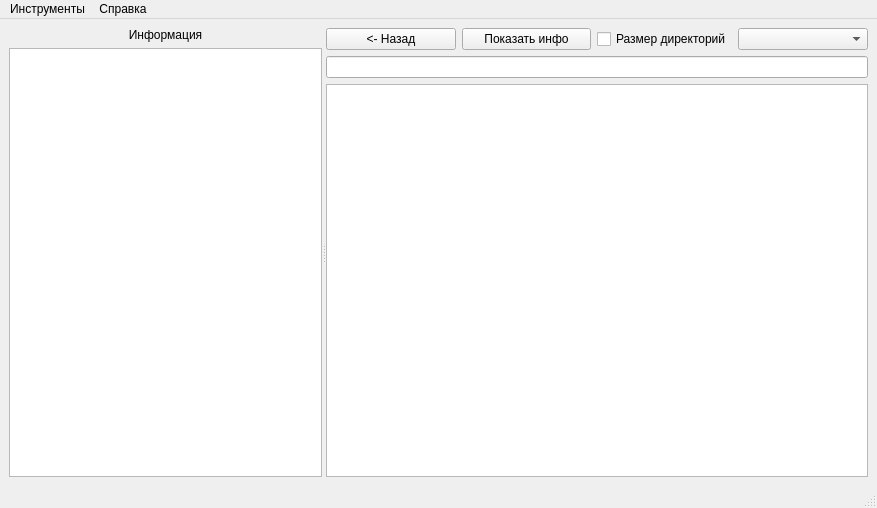
<?xml version="1.0" encoding="UTF-8"?>
<ui version="4.0">
 <class>MainWindow</class>
 <widget class="QMainWindow" name="MainWindow">
  <property name="geometry">
   <rect>
    <x>0</x>
    <y>0</y>
    <width>877</width>
    <height>508</height>
   </rect>
  </property>
  <property name="windowTitle">
   <string>MainWindow</string>
  </property>
  <widget class="QWidget" name="centralwidget">
   <property name="sizePolicy">
    <sizepolicy hsizetype="Expanding" vsizetype="Expanding">
     <horstretch>0</horstretch>
     <verstretch>0</verstretch>
    </sizepolicy>
   </property>
   <layout class="QHBoxLayout" name="horizontalLayout">
    <item>
     <widget class="QSplitter" name="splitter">
      <property name="orientation">
       <enum>Qt::Horizontal</enum>
      </property>
      <widget class="QWidget" name="verticalLayoutWidget">
       <layout class="QVBoxLayout" name="verticalLayout">
        <item>
         <widget class="QLabel" name="info_label">
          <property name="text">
           <string>Информация</string>
          </property>
          <property name="alignment">
           <set>Qt::AlignCenter</set>
          </property>
         </widget>
        </item>
        <item>
         <widget class="QTableView" name="tableView"/>
        </item>
       </layout>
      </widget>
      <widget class="QWidget" name="gridLayoutWidget">
       <layout class="QGridLayout" name="gridLayout_2" columnstretch="0,0,0,0">
        <item row="3" column="0" colspan="4">
         <widget class="QListView" name="listView"/>
        </item>
        <item row="0" column="3">
         <widget class="QComboBox" name="storages_box">
          <property name="editable">
           <bool>false</bool>
          </property>
          <property name="currentText">
           <string/>
          </property>
          <property name="maxVisibleItems">
           <number>3</number>
          </property>
          <property name="placeholderText">
           <string>Выберите диск</string>
          </property>
          <property name="frame">
           <bool>true</bool>
          </property>
         </widget>
        </item>
        <item row="0" column="1">
         <widget class="QPushButton" name="main_info_button">
          <property name="text">
           <string>Показать инфо</string>
          </property>
         </widget>
        </item>
        <item row="0" column="0">
         <widget class="QPushButton" name="back_button">
          <property name="text">
           <string>&lt;- Назад</string>
          </property>
         </widget>
        </item>
        <item row="0" column="2">
         <widget class="QCheckBox" name="dir_size_box">
          <property name="text">
           <string>Размер директорий</string>
          </property>
         </widget>
        </item>
        <item row="1" column="0" colspan="4">
         <widget class="QLineEdit" name="path_line">
          <property name="dragEnabled">
           <bool>true</bool>
          </property>
          <property name="readOnly">
           <bool>true</bool>
          </property>
         </widget>
        </item>
       </layout>
      </widget>
     </widget>
    </item>
   </layout>
  </widget>
  <widget class="QMenuBar" name="menubar">
   <property name="geometry">
    <rect>
     <x>0</x>
     <y>0</y>
     <width>877</width>
     <height>25</height>
    </rect>
   </property>
   <widget class="QMenu" name="instruments">
    <property name="title">
     <string>Инструменты</string>
    </property>
    <addaction name="action_2"/>
    <addaction name="action_3"/>
    <addaction name="action_4"/>
   </widget>
   <widget class="QMenu" name="about">
    <property name="title">
     <string>Справка</string>
    </property>
    <addaction name="separator"/>
    <addaction name="action_6"/>
    <addaction name="separator"/>
    <addaction name="action_8"/>
   </widget>
   <addaction name="instruments"/>
   <addaction name="about"/>
  </widget>
  <widget class="QStatusBar" name="statusbar"/>
  <action name="action_2">
   <property name="text">
    <string>Загрузить снапшот директории</string>
   </property>
  </action>
  <action name="action_3">
   <property name="text">
    <string>Сохранить снапшот директории</string>
   </property>
  </action>
  <action name="action_4">
   <property name="text">
    <string>Посчитать контрольную сумму</string>
   </property>
  </action>
  <action name="action_6">
   <property name="text">
    <string>Возможности</string>
   </property>
  </action>
  <action name="action_8">
   <property name="text">
    <string>О программе...</string>
   </property>
  </action>
 </widget>
 <resources/>
 <connections/>
</ui>
